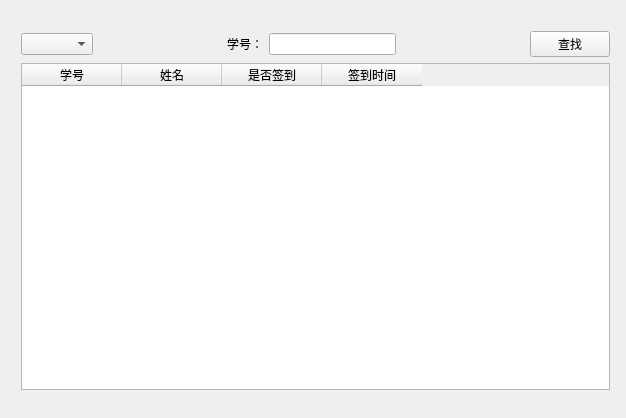
<?xml version="1.0" encoding="UTF-8"?>
<ui version="4.0">
 <class>StudentManager</class>
 <widget class="QWidget" name="StudentManager">
  <property name="geometry">
   <rect>
    <x>0</x>
    <y>0</y>
    <width>626</width>
    <height>418</height>
   </rect>
  </property>
  <property name="windowTitle">
   <string>StudentManager</string>
  </property>
  <widget class="QWidget" name="layoutWidget">
   <property name="geometry">
    <rect>
     <x>10</x>
     <y>20</y>
     <width>611</width>
     <height>381</height>
    </rect>
   </property>
   <layout class="QVBoxLayout" name="verticalLayout">
    <item>
     <layout class="QHBoxLayout" name="horizontalLayout">
      <item>
       <widget class="QComboBox" name="comboBox"/>
      </item>
      <item>
       <spacer name="horizontalSpacer">
        <property name="orientation">
         <enum>Qt::Horizontal</enum>
        </property>
        <property name="sizeHint" stdset="0">
         <size>
          <width>40</width>
          <height>20</height>
         </size>
        </property>
       </spacer>
      </item>
      <item>
       <widget class="QLabel" name="label">
        <property name="text">
         <string>学号：</string>
        </property>
       </widget>
      </item>
      <item>
       <widget class="QLineEdit" name="lineEdit"/>
      </item>
      <item>
       <spacer name="horizontalSpacer_2">
        <property name="orientation">
         <enum>Qt::Horizontal</enum>
        </property>
        <property name="sizeHint" stdset="0">
         <size>
          <width>40</width>
          <height>20</height>
         </size>
        </property>
       </spacer>
      </item>
      <item>
       <widget class="QPushButton" name="pushButton">
        <property name="text">
         <string>查找</string>
        </property>
       </widget>
      </item>
     </layout>
    </item>
    <item>
     <widget class="QTableWidget" name="tableWidget">
      <column>
       <property name="text">
        <string>学号</string>
       </property>
      </column>
      <column>
       <property name="text">
        <string>姓名</string>
       </property>
      </column>
      <column>
       <property name="text">
        <string>是否签到</string>
       </property>
      </column>
      <column>
       <property name="text">
        <string>签到时间</string>
       </property>
      </column>
     </widget>
    </item>
   </layout>
  </widget>
 </widget>
 <layoutdefault spacing="6" margin="11"/>
 <resources/>
 <connections/>
</ui>
